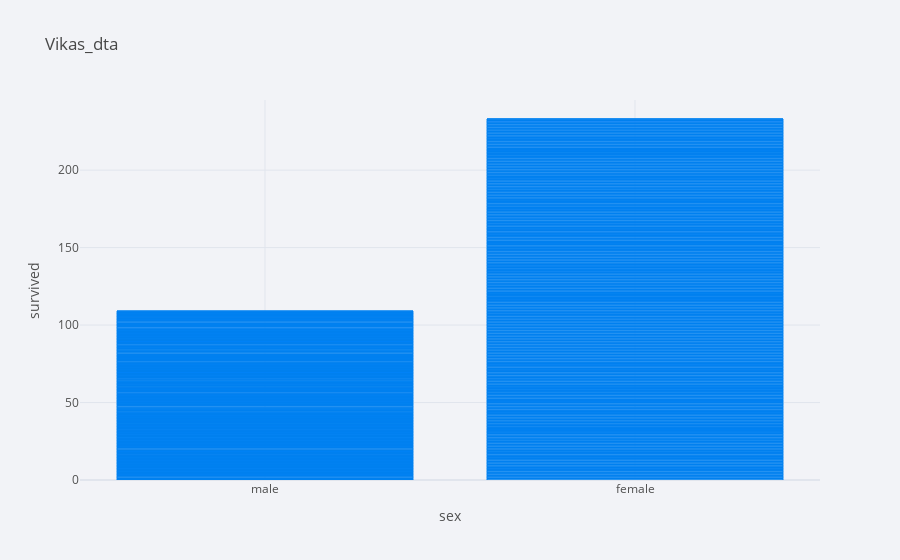

The notebook cell saved with this chart:
### Code cell
titanic.iplot(kind='bar',x='sex',y='survived',xTitle = 'sex',yTitle='survived',title = "Vikas_dta",)

### Figure 1 — Plotly figure (JSON) as saved in the notebook; plotly's stock layout.template omitted (floating-point values rounded to 4 significant figures; data arrays with more than 128 entries replaced by an {"elided": "..."} marker saying what was removed)
{"data": [{"marker": {"color": "rgba(0, 128, 240, 0.6)", "line": {"color": "rgba(0, 128, 240, 1.0)", "width": 1}}, "name": "survived", "orientation": "v", "text": "", "type": "bar", "x": {"elided": "891 str values"}, "y": {"elided": "891 int values"}}], "layout": {"legend": {"bgcolor": "#F2F3F7", "font": {"color": "#505050"}}, "paper_bgcolor": "#F2F3F7", "plot_bgcolor": "#F2F3F7", "title": {"font": {"color": "#484848"}, "text": "Vikas_dta"}, "xaxis": {"gridcolor": "#E1E5ED", "showgrid": true, "tickfont": {"color": "#505050"}, "title": {"font": {"color": "#505050"}, "text": "sex"}, "zerolinecolor": "#E1E5ED"}, "yaxis": {"gridcolor": "#E1E5ED", "showgrid": true, "tickfont": {"color": "#505050"}, "title": {"font": {"color": "#505050"}, "text": "survived"}, "zerolinecolor": "#E1E5ED"}}}
